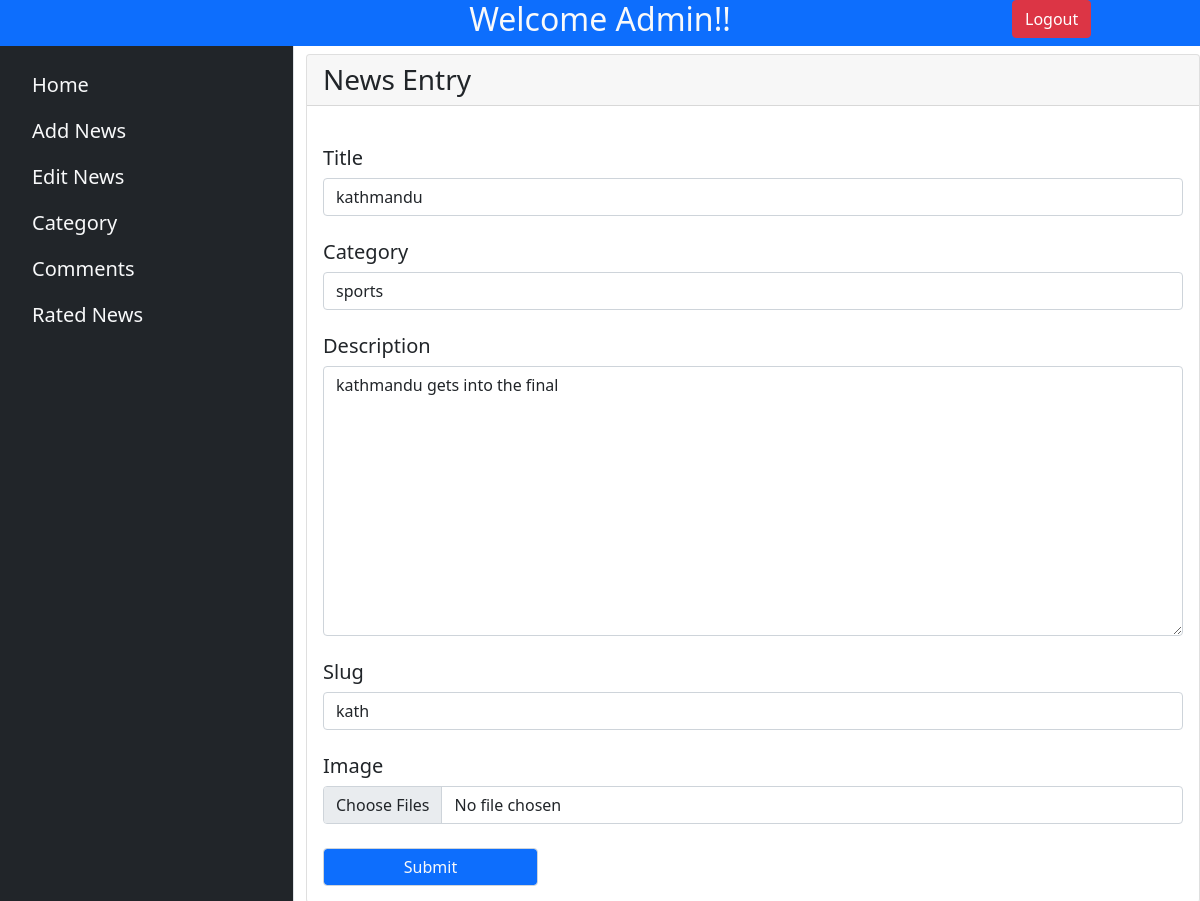
The app's page /admin/postEdit.php?nid=13 (signed in) with its own data.
### tables this page shows
CREATE TABLE `news` (
  `nid` int(11) NOT NULL,
  `category` int(11) NOT NULL,
  `title` varchar(200) NOT NULL,
  `slug` varchar(100) NOT NULL,
  `description` varchar(5000) NOT NULL,
  `image` varchar(2000) NOT NULL,
  `date` varchar(100) NOT NULL
);

CREATE TABLE `category` (
  `cat_id` int(11) NOT NULL,
  `name` varchar(50) NOT NULL,
  `description` varchar(100) NOT NULL,
  `slug` varchar(50) NOT NULL
);

### admin/postEdit.php (the view, shortened to what this page needs)
<?php include('layout/header.php');?>
<div class="row">
    <?php include('layout/sidebar.php');?>
    <?php include('phpFile/conn.php'); ?>
    <div class="col-9 mt-2">
     <?php if(isset($_GET['nid'])){
      $post_id=$_GET['nid'];
      $post_query="SELECT * FROM news where nid='$post_id' LIMIT 1";
      $post_query_res=mysqli_query($conn, $post_query);
      if(mysqli_num_rows($post_query_res)> 0){
        $row = mysqli_fetch_array($post_query_res);
        ?>
            <?php
      } else
      {
        ?>
        <h4>No record found</h4>
        <?php
      }
    }
    ?>
        <form action="phpFile/post_update.php" method="POST" role="document" enctype="multipart/form-data">
                <div class="card">
                    <div class="card-header">
                        <span class="h3">News Entry</span>
            </div>
            <div class="card-body">
                <div class="mt-4">
                    <label for="exampleFormControlInput1" class="form-label h5">Title</label>
                    <input type="text" class="form-control" id="title" placeholder="" name="title" value="<?= $row['title']?>"required>
                </div>
            <div class="mt-4">
                <label for="exampleFormControlInput1" class="form-label h5">Category</label>
                <?php
                $cat="SELECT * FROM category";
                $cat_run=mysqli_query($conn,$cat);
                if(mysqli_num_rows($cat_run)>0){
                    ?>
                    <select name="category" class="form-control" required>
                        <?php foreach($cat_run as $catitem){
                            ?>
                            <option value="<?= $catitem['cat_id']?>" <?= $catitem['cat_id'] ==  $row['category']?'selected':''?>><?=$catitem['name']?></option>
                            <?php
                        }
                        ?>
                        </select>
                        <?php
                }else{
                    ?>
                    <h5>No category Available</h5>
                    <?php
                }
                ?>
                </div>
                <div class="mt-4">
                    <label for="exampleFormControlTextarea1" class="form-label h5">Description</label>
                    <textarea class="form-control"style="min-height:30vh" id="exampleFormControlTextarea1"name="desc" rows="4" required><?= $row['description']?></textarea>
                </div>
                <div class="mt-4">
                    <label for="slug" class="form-label h5">Slug</label>
                    <input type="text" id="slug" class="form-control" name="slug" value="<?= $row['slug']?>" required>
                </div>
                <div class="mt-4">
                    <label for="image" class="form-label h5">Image</label>
                    <input type="file" id="image" class="form-control" name="image"  multiple>
                </div>
                <div class="mt-4 col-3">
                    <input type="submit" id="submit" class="form-control bg-primary text-light" name="submit">
                </div>
        </form>
    </div>
</div>

### records on screen
news: title "kathmandu", category "sports", desc "kathmandu gets into the final", slug "kath"
